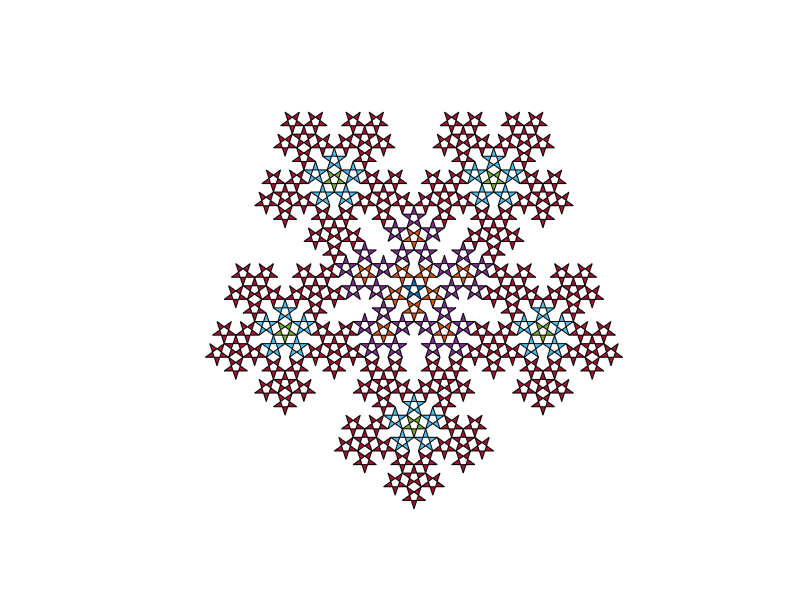

MATLAB code for this plot:
%pentaflake5
golden = 1.618033988749894848204586;
n=5;
h=0.5;
t=linspace(0,2*pi,n+1);
colmap=(lines(16));

x=h*sin(t);y=h*cos(t);
patch([x(1) x(3) x(5) x(2) x(4)],[y(1) y(3) y(5) y(2) y(4)],colmap(1,:));


xarr=h*sin(t-3*108/180*pi);
yarr=h*cos(t-3*108/180*pi);
xarr=[xarr(1) xarr(3) xarr(5) xarr(2) xarr(4)];
yarr=[yarr(1) yarr(3) yarr(5) yarr(2) yarr(4)];


phas=(-5:2:3)';
rough=length(phas);
%1%%%%%%%%%%%%%%%%%%%%%%%%%%%%%%%%%% 
for n=1:length(phas)
 [xx,yy]=pol2cart(phas(n)*36/180*pi,golden^1*0.5);
 patch(yy+xarr,xx+yarr,colmap(2,:));
 end


%2%%%%%%%%%%%%%%%%%%%%%%%%%%%%%%%%%%
phas=(-7:2:3)';
for k=1:5
    [roughx,roughy]=pol2cart(-k*2*pi/5+72*pi/180,golden^3*h);    
    patch(roughy+xarr,roughx+yarr,colmap(2,:));
    for n=1:rough
        %rough2=1*phas*(36)/180*pi;    
        [xx,yy]=pol2cart(1*phas(n)*(36)/180*pi,golden^1*h);
        patch(roughy-yy-xarr,roughx-xx-yarr,colmap(4,:));
    end
end

%3%%%%%%%%%%%%%%%%%%%%%%%%%%%%%%%%%%
phas=(-7:2:3)';
for kk=1:5
    [roughx2,roughy2]=pol2cart(kk*2*pi/5+36*pi/180,golden^5*h);    
    patch(roughy2+xarr,roughx2+yarr,colmap(5,:));
    for n=1:rough
        %rough2=1*phas*(36)/180*pi;    
        [xx,yy]=pol2cart(1*phas(n)*(36)/180*pi,golden^1*h);
        patch(roughy2-yy-xarr,roughx2-xx-yarr,colmap(6,:));
    end
       
    for k=1:5
        [roughx,roughy]=pol2cart(-k*2*pi/5+72*pi/180,golden^3*h);    
        patch(roughy2-roughy-xarr,roughx2-roughx-yarr,colmap(7,:));
        for n=1:rough
            %rough2=1*phas*(36)/180*pi;    
            [xx,yy]=pol2cart(1*phas(n)*(36)/180*pi,golden^1*h);
            patch(roughy2-roughy+yy+xarr,roughx2-roughx+xx+yarr,colmap(7,:));
        end
    end
end
axis off square
%4%%%%%%%%%%%%%%%%%%%%%%%%%%%%%%%%%%
% for kkk=1:5
%     [roughx3,roughy3]=pol2cart(kkk*2*pi/5+72*pi/180,golden^7*h);
%     patch(roughy3+xarr,roughx3+yarr,colmap(8,:));
%     for n=1:rough
%         
%         [xx,yy]=pol2cart(1*phas(n)*(36)/180*pi,golden^1*h);
%         patch(roughy3-yy-xarr,...
%               roughx3-xx-yarr,colmap(9,:));
%     end
%        
%     for k=1:5
%         [roughx,roughy]=pol2cart(-k*2*pi/5+72*pi/180,golden^3*h);    
%         patch(roughy3-roughy-xarr,...
%               roughx3-roughx-yarr,colmap(10,:));
%         for n=1:rough
%             
%             [xx,yy]=pol2cart(1*phas(n)*(36)/180*pi,golden^1*h);
%             patch(roughy3-roughy+yy+xarr,...
%                   roughx3-roughx+xx+yarr,colmap(11,:));
%         end
%     end
% 
% 
%     for kk=1:5
%         [roughx2,roughy2]=pol2cart(kk*2*pi/5+36*pi/180,golden^5*h);    
%         patch(roughy3-roughy2-xarr,...
%               roughx3-roughx2-yarr,colmap(12,:));
%         for n=1:rough
%             
%             [xx,yy]=pol2cart(1*phas(n)*(36)/180*pi,golden^1*h);
%             patch(roughy3-roughy2+yy+xarr,...
%                   roughx3-roughx2+xx+yarr,colmap(13,:));
%         end
% 
%         for k=1:5
%             [roughx,roughy]=pol2cart(-k*2*pi/5+72*pi/180,golden^3*h);    
%             patch(roughy3-roughy2+roughy+xarr,...
%                   roughx3-roughx2+roughx+yarr,colmap(14,:));
%             for n=1:rough
%                 
%                 [xx,yy]=pol2cart(1*phas(n)*(36)/180*pi,golden^1*h);
%                 patch(roughy3-roughy2+roughy-yy-xarr,...
%                       roughx3-roughx2+roughx-xx-yarr,colmap(15,:));
%             end
%         end
%     end
% end
% axis square off
